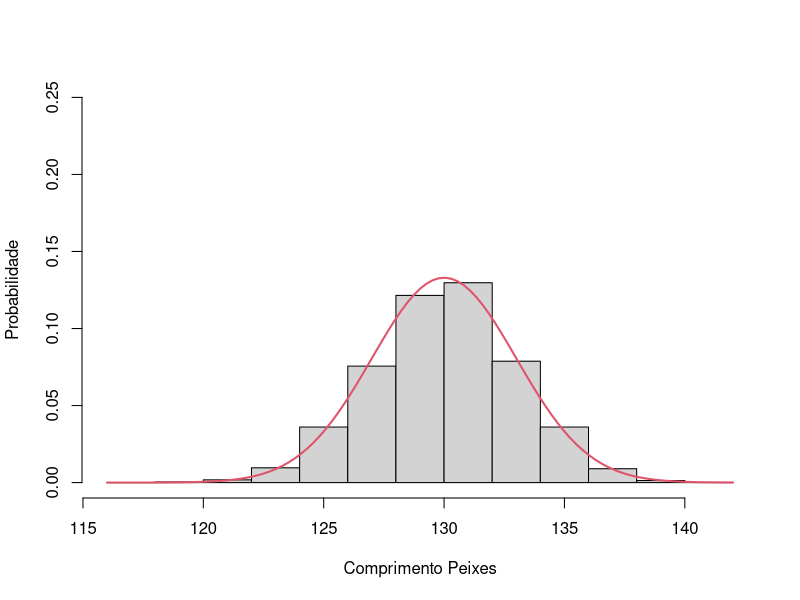
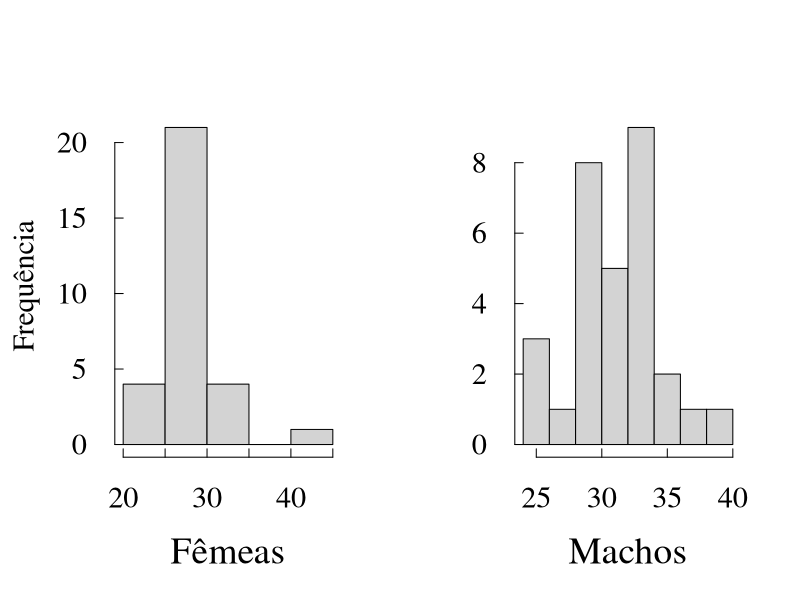
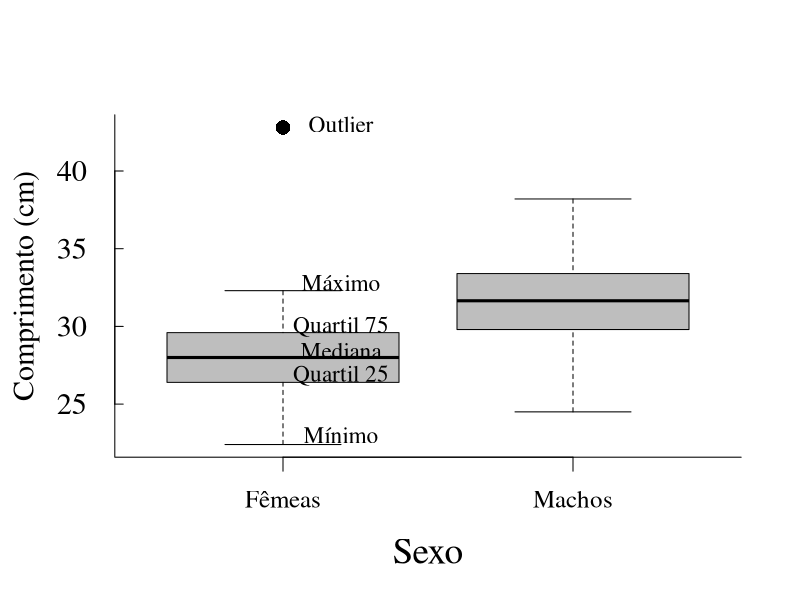
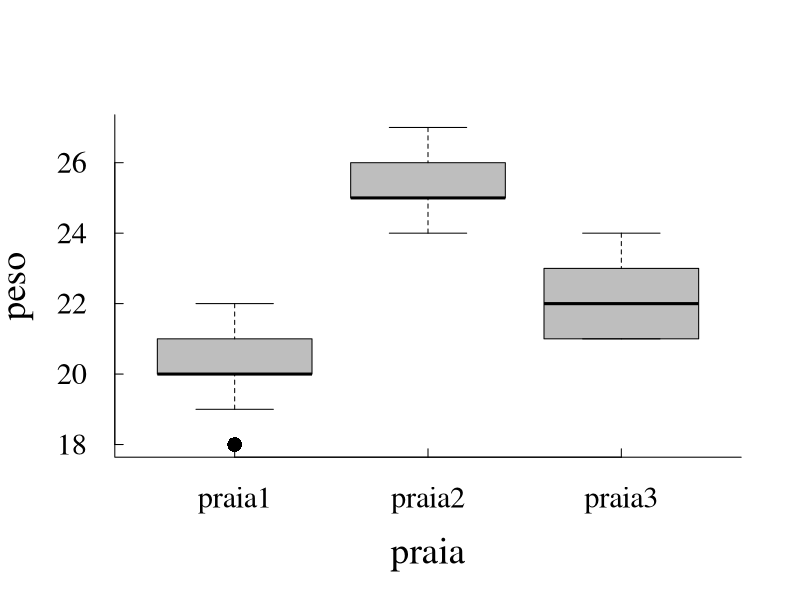
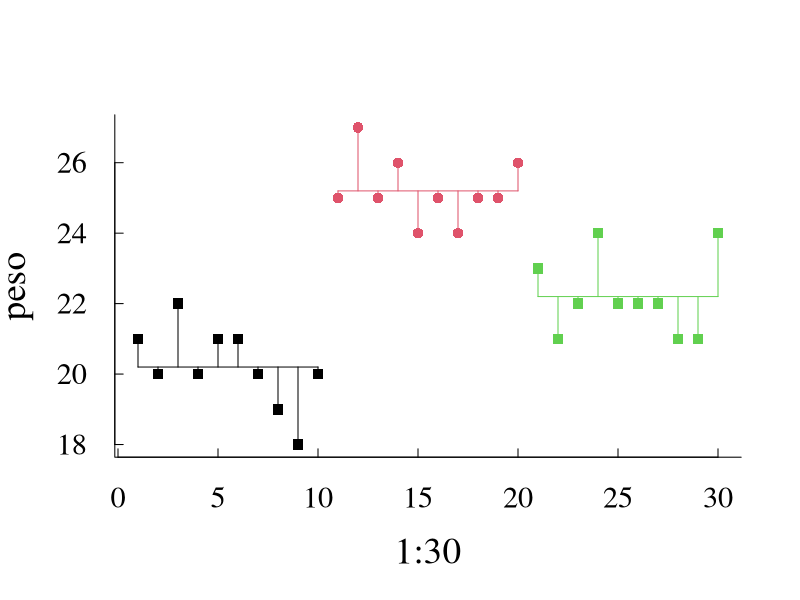

Reproduce these figures in R, in order.


### Aqui temos o primeiro gráfico do artigo, gerado com dados hipotéticos apenas para demostrar a curva normal.

hist(rnorm(9000,mean=130,sd=3),freq=FALSE, xlab = "Comprimento Peixes", ylab = "Probabilidade", main = "",ylim = c(0,0.25)) #Aqui geramos o histograma
curve(dnorm(x,mean=130,sd=3),col=2,lty=1,lwd=2,add=TRUE) # Inserimos a curva em forma de sino


#### VAmos gerar dados de comprimento de peixes para as análises e gráficos
#Usei a função rnorm para gerar dados com distribuição normal, 
#recortei e colei abaixo para podermos trabalhar sempre com os mesmos dados

machos = c(24.5, 25.6, 26, 27.9, 28.4, 28.6, 29.3, 29.8, 30,	30, 30, 30, 31.1, 31.4, 31.5, 31.8, 31.9, 32.1, 32.2, 32.5, 32.6, 33.1, 33.4, 33.5, 33.7, 33.9, 34.3, 34.9, 37.4, 38.2) #dados brutos dos machos
femeas =c(22.4, 23.6, 23.6, 23.6, 25.2, 25.5, 25.9, 26.4, 26.6, 26.9, 26.9, 27.3, 27.5, 27.8, 27.8, 28.2, 28.4, 28.4, 28.8, 29, 29, 29.5, 29.6, 30, 30, 30.1, 31.6, 32, 32.3, 42.8) #dados brutos das femeas
sexo = factor(rep(c("macho","femea"),each=30)) #aqui criamos a coluna de sexo dos peixes para podermos realizar as análises
peixe = c(machos,femeas)# Unimos as duas variáveis, machos e femeas em uma única coluna
dados= data.frame(sexo,peixe) # Aqui criamos a tabela com sexos e os dados de comprimento, tem 2 colunas
head(dados) # verificamos as 5 primeiras linhas dos dados, pra ver se está tudo ok


par(mfrow = c(1,2),cex.axis=1.3,cex.lab=1.6,las=1,bty="l", tcl=0.3,pch=16,cex=1.4,family = "serif") # coloquei as configurações dos gráficos, tamanho de letras, numero de graficos na janela, etc
hist(femeas, main  = "", xlab = "Fêmeas", ylab = "") # o histograma das femeas
mtext("Frequência",side=2, line=2.7,cex=1.8,las=3)#inserindo o rótulo do eixo y
hist(machos, main= "" , xlab = "Machos", ylab = "") # histograma dos machos


## Agora vamos gerar o boxplot

par(mfrow =c(1,1),cex.axis=1.3,cex.lab=1.6,las=1,bty="l", tcl=0.3,pch=16,cex=1.4,family = "serif") # Linha de configuração do gráfico
boxplot(peixe~sexo, col="grey",ylab = "",xlab="Sexo",xaxt="n") # boxplot machos e femeas
axis(side=1, at=c(1,2),labels=c("",""),tcl=-.5) # eixo x
text(1.2,c(43,32.8,30,28.45,26.85,23),c("Outlier","Máximo","Quartil 75","Mediana","Quartil 25","Mínimo")) #Inserindo anotações dentro do gráfico
mtext(c("Fêmeas","Machos"), side = 1, line = 1, at=c(1,2), cex=1.5) # Rótulos de X
mtext(c("Comprimento (cm)"), side = 2, line = 2.7, cex=1.8, las=3)# Rotulo do y

## Aqui geramos uma função simples, pra agruparmos e calcularmos os principais parâmetros dos nossos dados.
describe = function(x){
  getmode <- function(v) {
    uniqv <- unique(v)
    uniqv[which.max(tabulate(match(v, uniqv)))]
  }
  q25 <- function(y){
    quantile(y,c(.25))
  }
  q75 <- function(z){
    quantile(z,c(.75))
  }
  N <- apply(x,2,length) #nÃÂºmero de elementos do vetor
  Media <- apply(x,2,mean) #mÃÂ©dia de cada coluna do vetor
  Desvio_Padrao <- apply(x,2,sd) #desvio padrao para cada coluna do vetor
  Minimo <- apply(x,2,min) #Valor minimo para cada coluna do vetor
  Maximo <- apply(x,2,max) #Valor maximo para cada coluna do vetor
  Mediana <- apply(x,2,median) #Mediana para cada variavel
  Moda <- apply(x,2,getmode) #Moda 
  variancia <- apply(x,2,var) # Variancia
  quantil25 <- apply(x,2,q25)
  quantil75 <- apply(x,2,q75)
  resultados <- data.frame(N,Minimo,Maximo,Moda,Media,Mediana,quantil25,quantil75,Desvio_Padrao,variancia)
  return (round(resultados,2))
}

dado = as.matrix(data.frame(machos,femeas)) # Usamos a função, com a função as.matrix para transformar todos os dados em numericos e realizar o calculo
describe(dado) # Calculamos e visualizamos os parametros.
a= print(describe(dado)) # Armazenamos esses resultados no objeto "a"
write.csv(a,file = "Describe.csv") #Salvamos um arquivo .csv com esses resultados na nossa pasta de trabalho.


## AGORA VAMOS REALIZAR O TESTE-T Comparando os comprimentos de machos e femeas para verificar se há diferença no tamanho dos peixes de acordo com o sexo.

head(dados) # Primeiro verificamos a estrutura dos dados
shapiro.test(dados$peixe[dados$sex=="macho"]) #agora indexamos os machos e verificamos a normalidade dos dados
shapiro.test(dados$peixe[dados$sex=="femea"]) #fazemos a mesma coisa com as femeas


library(car) #carregamos o pacote car, para poder testar a homogeneidade de variancias
leveneTest(dados$peixe~dados$sex) #Realizamos o teste da premissa

t.test(dados$peixe~dados$sex) #realizamos o teste-t. E verificamos o p-value.


## ANOVA
#Utilizamos a função rnorm, mas copiei e colei abaixo para trabalharmos com os mesmos dados.
pop1 <- c(21,20,22,20,21,21,20,19,18,20) # primeira população de mexilhões
pop2 <- c(25,27,25,26,24,25,24,25,25,26) #segunda população de mexilhões
pop3 <- c(23,21,22,24,22,22,22,21,21,24) #terceira população de mexilhões

table <-data.frame(pop1,pop2,pop3) #juntamos os dados em 3 colunas em um objeto chamado table

var(table$pop1) #verificamos a variancia dentro das populações
var(table$pop2)#verificamos a variancia dentro das populações
var(table$pop3)#verificamos a variancia dentro das populações
bartlett.test (table) #realizamos o teste de homogeneidade de variancias

(media.1=mean(pop1)) #Salvamos as médias de cada população | Colocamos tudo dentro dos parenteses para podermos atribuir e olhar os dados na mesma linha
(media.2=mean(pop2)) #Salvamos as médias de cada população
(media.3=mean(pop3)) #Salvamos as médias de cada população

peso=c(pop1,pop2,pop3) #salvamos os dados em um objeto chamado peso
praia=factor(rep(c("praia1","praia2","praia3"),each=10)) # criamos os fatores 

boxplot(peso~praia, col="grey") # Olhamos a distribuição dos dados no boxplot

#Agora vamos plotar os pontos e as retas até a média, para termos ideia de como o calculo da ANOVA funciona.
plot(1:30,peso, pch=rep(c(15,16),each=10),col=rep(1:3,each=10)) # Primeiro plotamos os pesos. 
for(i in 1:10) #agora as linhas da primeira praia
{
  lines(c(i,i),c(peso[i],media.1),col=1)
}
for(j in 11:20) # agora as linhas da segunda praia
{
  lines(c(j,j),c(peso[j],media.2),col=2)
}
for(k in 21:30) # e por fim as linhas da terceira praia
{
  lines(c(k,k),c(peso[k],media.3),col=3)
}

lines(c(1,10),c(media.1,media.1),col=1) #Agora a média da pop 1
lines(c(11,20),c(media.2,media.2),col=2)#Agora a média da pop 2
lines(c(21,30),c(media.3,media.3),col=3)#Agora a média da pop 3

#Podemos agora verificar a tabela da ANOVA.
ANV = aov(peso~praia) #realizamos a análise de variancia ANOVA 
summary(ANV) #verificamos a tabela de resultados. 
